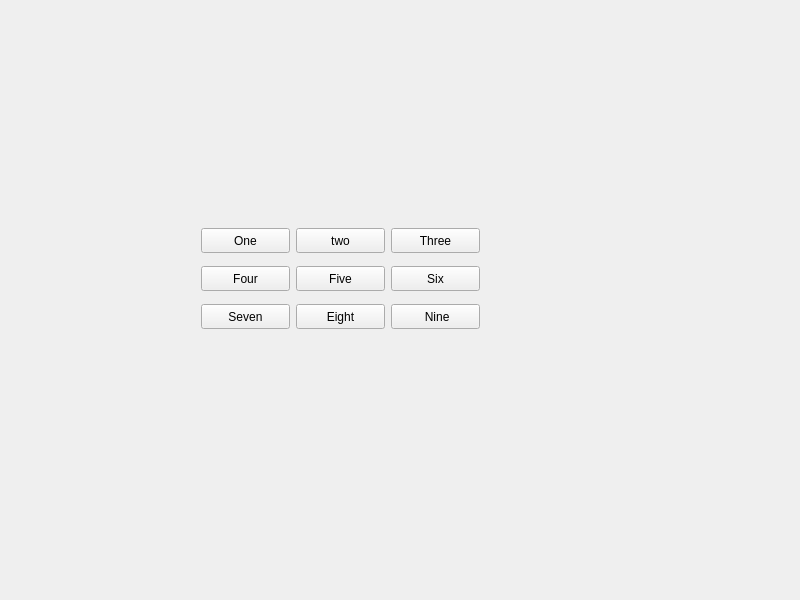
<?xml version="1.0" encoding="UTF-8"?>
<ui version="4.0">
 <class>Widget</class>
 <widget class="QWidget" name="Widget">
  <property name="geometry">
   <rect>
    <x>0</x>
    <y>0</y>
    <width>800</width>
    <height>600</height>
   </rect>
  </property>
  <property name="windowTitle">
   <string>Widget</string>
  </property>
  <widget class="QPushButton" name="button1">
   <property name="geometry">
    <rect>
     <x>201</x>
     <y>228</y>
     <width>89</width>
     <height>25</height>
    </rect>
   </property>
   <property name="text">
    <string>One</string>
   </property>
  </widget>
  <widget class="QPushButton" name="button2">
   <property name="geometry">
    <rect>
     <x>296</x>
     <y>228</y>
     <width>89</width>
     <height>25</height>
    </rect>
   </property>
   <property name="text">
    <string>two</string>
   </property>
  </widget>
  <widget class="QPushButton" name="button3">
   <property name="geometry">
    <rect>
     <x>391</x>
     <y>228</y>
     <width>89</width>
     <height>25</height>
    </rect>
   </property>
   <property name="text">
    <string>Three</string>
   </property>
  </widget>
  <widget class="QPushButton" name="button6">
   <property name="geometry">
    <rect>
     <x>391</x>
     <y>266</y>
     <width>89</width>
     <height>25</height>
    </rect>
   </property>
   <property name="text">
    <string>Six</string>
   </property>
  </widget>
  <widget class="QPushButton" name="button5">
   <property name="geometry">
    <rect>
     <x>296</x>
     <y>266</y>
     <width>89</width>
     <height>25</height>
    </rect>
   </property>
   <property name="text">
    <string>Five</string>
   </property>
  </widget>
  <widget class="QPushButton" name="button4">
   <property name="geometry">
    <rect>
     <x>201</x>
     <y>266</y>
     <width>89</width>
     <height>25</height>
    </rect>
   </property>
   <property name="text">
    <string>Four</string>
   </property>
  </widget>
  <widget class="QPushButton" name="button7">
   <property name="geometry">
    <rect>
     <x>201</x>
     <y>304</y>
     <width>89</width>
     <height>25</height>
    </rect>
   </property>
   <property name="text">
    <string>Seven</string>
   </property>
  </widget>
  <widget class="QPushButton" name="button8">
   <property name="geometry">
    <rect>
     <x>296</x>
     <y>304</y>
     <width>89</width>
     <height>25</height>
    </rect>
   </property>
   <property name="text">
    <string>Eight</string>
   </property>
  </widget>
  <widget class="QPushButton" name="button9">
   <property name="geometry">
    <rect>
     <x>391</x>
     <y>304</y>
     <width>89</width>
     <height>25</height>
    </rect>
   </property>
   <property name="text">
    <string> Nine</string>
   </property>
  </widget>
 </widget>
 <resources/>
 <connections/>
</ui>
